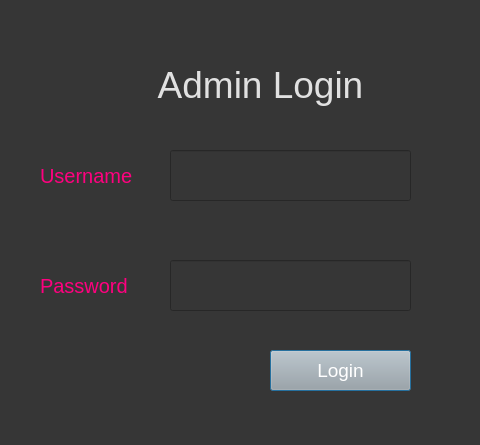
<?xml version="1.0" encoding="UTF-8"?>
<ui version="4.0">
 <class>Dialog</class>
 <widget class="QDialog" name="Dialog">
  <property name="geometry">
   <rect>
    <x>0</x>
    <y>0</y>
    <width>480</width>
    <height>445</height>
   </rect>
  </property>
  <property name="windowTitle">
   <string>Dialog</string>
  </property>
  <property name="styleSheet">
   <string notr="true">background-color: rgb(54, 54, 54);</string>
  </property>
  <widget class="QLabel" name="label">
   <property name="geometry">
    <rect>
     <x>120</x>
     <y>50</y>
     <width>281</width>
     <height>71</height>
    </rect>
   </property>
   <property name="styleSheet">
    <string notr="true"> color:rgb(225, 225, 225); font-size:28pt;
font: 28pt &quot;Georgia&quot;;</string>
   </property>
   <property name="text">
    <string>&lt;html&gt;&lt;head/&gt;&lt;body&gt;&lt;p align=&quot;center&quot;&gt;Admin Login&lt;/p&gt;&lt;/body&gt;&lt;/html&gt;</string>
   </property>
  </widget>
  <widget class="QLabel" name="label_2">
   <property name="geometry">
    <rect>
     <x>40</x>
     <y>160</y>
     <width>111</width>
     <height>31</height>
    </rect>
   </property>
   <property name="styleSheet">
    <string notr="true">font-size:15pt; color:rgb(255, 0, 127)</string>
   </property>
   <property name="text">
    <string>Username</string>
   </property>
  </widget>
  <widget class="QLineEdit" name="email">
   <property name="geometry">
    <rect>
     <x>170</x>
     <y>150</y>
     <width>241</width>
     <height>51</height>
    </rect>
   </property>
   <property name="styleSheet">
    <string notr="true">font-size:14pt; color:rgb(243, 243, 243)</string>
   </property>
  </widget>
  <widget class="QLineEdit" name="password">
   <property name="geometry">
    <rect>
     <x>170</x>
     <y>260</y>
     <width>241</width>
     <height>51</height>
    </rect>
   </property>
   <property name="styleSheet">
    <string notr="true">font-size:14pt; color:rgb(243, 243, 243)</string>
   </property>
   <property name="text">
    <string/>
   </property>
  </widget>
  <widget class="QLabel" name="label_3">
   <property name="geometry">
    <rect>
     <x>40</x>
     <y>270</y>
     <width>111</width>
     <height>31</height>
    </rect>
   </property>
   <property name="styleSheet">
    <string notr="true">font-size:15pt; color:rgb(255, 0, 127)</string>
   </property>
   <property name="text">
    <string>Password</string>
   </property>
  </widget>
  <widget class="QPushButton" name="loginbutton">
   <property name="geometry">
    <rect>
     <x>270</x>
     <y>350</y>
     <width>141</width>
     <height>41</height>
    </rect>
   </property>
   <property name="styleSheet">
    <string notr="true">background-color: rgb(167, 168, 167); font-size:14pt; color:rgb(255, 255, 255)</string>
   </property>
   <property name="text">
    <string>Login</string>
   </property>
  </widget>
 </widget>
 <resources/>
 <connections/>
</ui>
